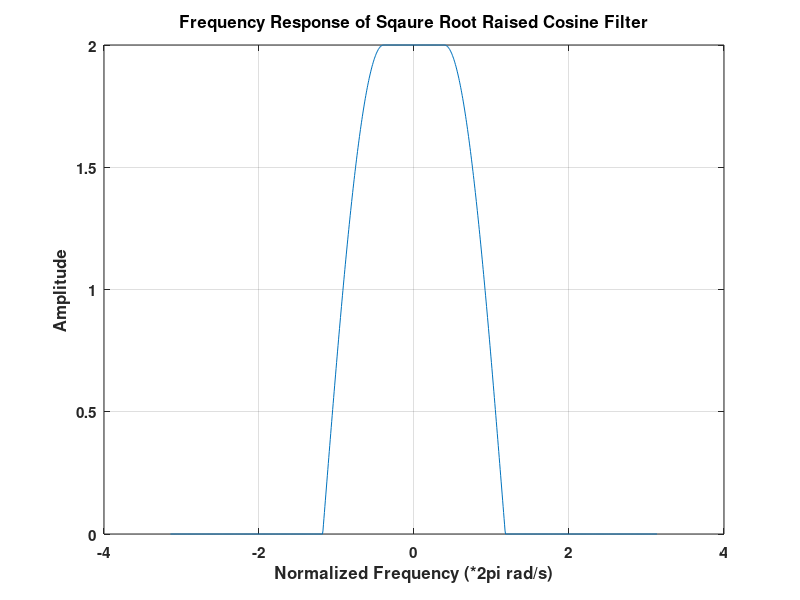
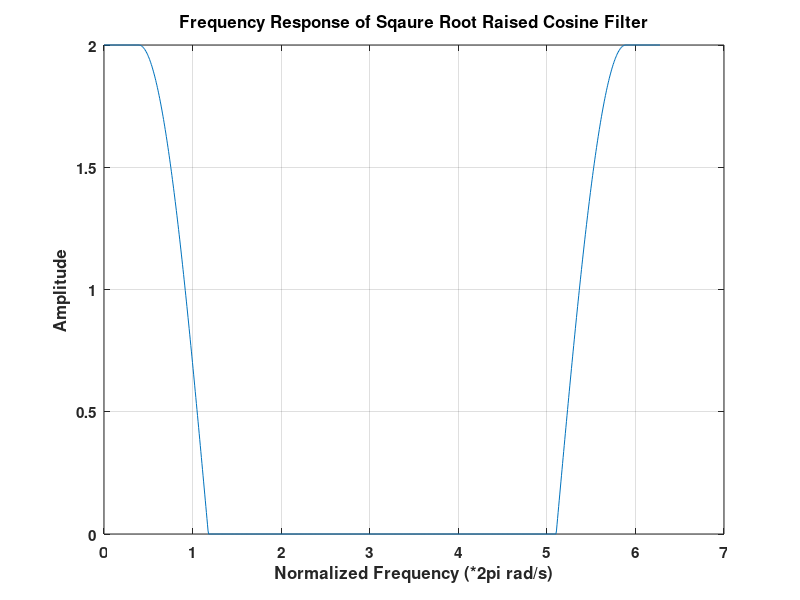
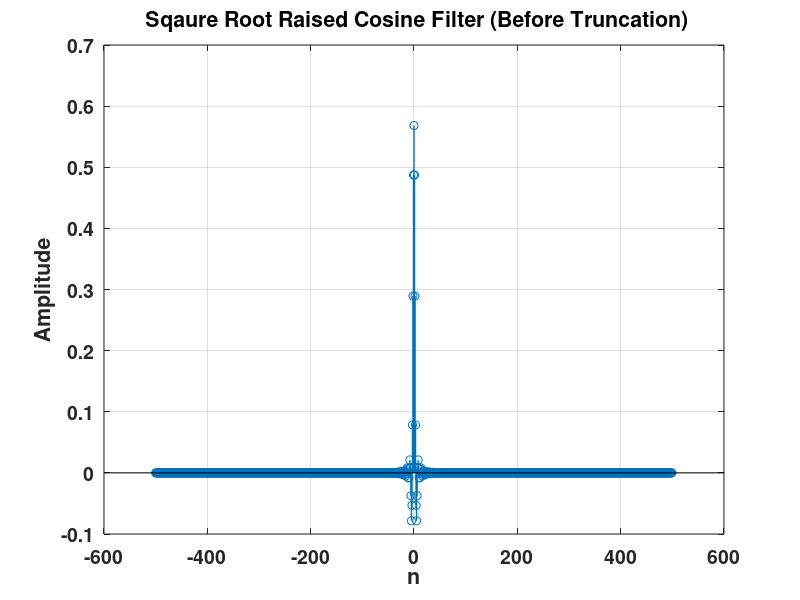
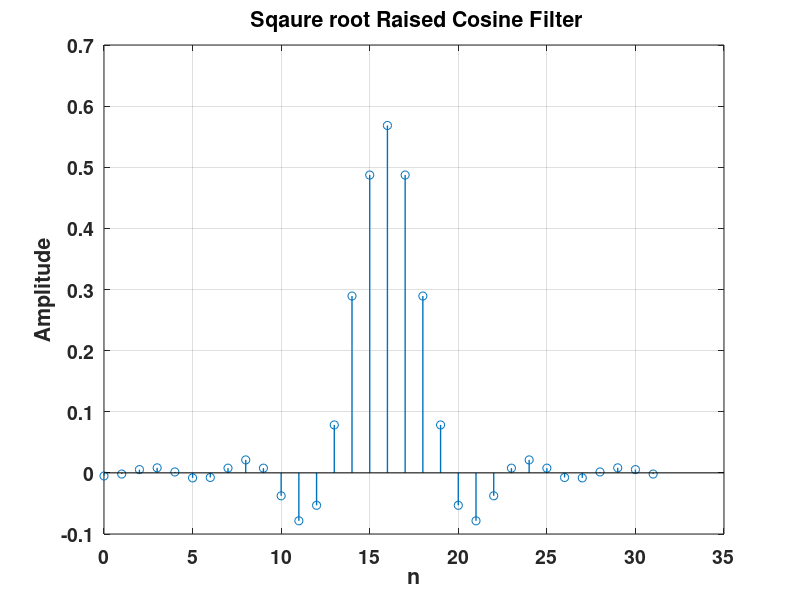

Recreate these plots in MATLAB, in order. (Note: this script raises an error after producing the figures.)
%Computing Assignment, Module 1.
%ECE 464/564 OSU

clc;
clear all;
close all;


%Generate two vectors with 1000 Gaussian random numbers each.
n_samples = 1000;
b1 = randn(1, n_samples);
b2 = randn(1, n_samples);

%Create two vectors of 1 and -1, where it is 1 if b1 >=0 and -1 otherwise.
b1(b1>=0) = 1;
b1(b1~=1) = -1;
b2(b2>=0) = 1;
b2(b2~=1) = -1;

%Upsampling with factor of 4
Up_factor1 = 4;
b1 = upsample(b1,Up_factor1);
b2 = upsample(b2,Up_factor1);

%implement the pulse shaping filter with 
Beta =  0.5;              %Roll off factor
sample_rate = 1;          %sampling rate
T = 4;                    
N = 32;
M=(-N/2):1:(N/2)-1;

% Sampling the frequency response of the square root raised cosine filter 
% at a high rate to avoid time-domain aliasing. The implementation assumes
% this length of H_rc is an even number.

H_rc = zeros(1,1000); 
i = 0;
for k= -length(H_rc)/2 : length(H_rc)/2-1  
    i = i+1;
    w = (2*pi*k)/length(H_rc);
    if abs(w) >= 0 && abs(w)<= pi*(1-Beta)/T
        H_rc(i) = sqrt(T);
    elseif abs(w) <= pi*(1+Beta)/T
        H_rc(i) = sqrt(0.5*T*(1+cos((T/(2*Beta))*(abs(w)-(pi*(1-Beta))/T))));
    end
    
end

% plotting the root raised cosine filter to make sure it is correct!
figure(1)
w = [-length(H_rc)/2:length(H_rc)/2-1]*2*pi/length(H_rc);
plot(w,H_rc)
ylabel('Amplitude','Fontsize',14,'FontWeight','Bold');
xlabel('Normalized Frequency (*2pi rad/s)','Fontsize',14,'FontWeight','Bold');
title('Frequency Response of Sqaure Root Raised Cosine Filter','Fontsize',8,'FontWeight','Bold');
set(gca,'Fontsize',11,'FontWeight','Bold','linewidth',.25); 
grid on

% Discrete Fourier transform requires H_rc to be defined in the range 
% [0,2*pi), Use the fftshift operation to accomplish this. 

H_rc = fftshift(H_rc);
w = fftshift(w); % Doing this to match the frequency correctly when plotting. 
w = 2*pi*(w<0)+ w; % Moving values of frequency in the range [-pi, 0) to the range [pi,2*pi)
figure(2)
plot(w,H_rc)
ylabel('Amplitude','Fontsize',14,'FontWeight','Bold');
xlabel('Normalized Frequency (*2pi rad/s)','Fontsize',14,'FontWeight','Bold');
title('Frequency Response of Sqaure Root Raised Cosine Filter','Fontsize',8,'FontWeight','Bold');
set(gca,'Fontsize',11,'FontWeight','Bold','linewidth',.25); 
grid on


%Take the inverse Fourier transform
h = ifft(H_rc);
%shift the second half of the inverse
h_rc = fftshift(h);

%Plot the time domain representation, h_rc[n]
figure(3)
n = -length(h_rc)/2:length(h_rc)/2-1;
stem(n,h_rc,'linewidth',1)
ylabel('Amplitude','Fontsize',14,'FontWeight','Bold');
xlabel('n','Fontsize',14,'FontWeight','Bold');
title(' Sqaure Root Raised Cosine Filter (Before Truncation)','Fontsize',8,'FontWeight','Bold');
set(gca,'Fontsize',14,'FontWeight','Bold','linewidth',.25); 
set(gcf, 'color', 'white');
grid on

% Pick the middle N samples to create an FIR filter with N coefficients

h_rc = h_rc(length(h_rc)/2 + 1 - N/2: length(h_rc)/2 +1 +N/2 - 1);

figure(4)
n = 0:N-1;
stem(n,h_rc,'linewidth',1)
ylabel('Amplitude','Fontsize',14,'FontWeight','Bold');
xlabel('n','Fontsize',14,'FontWeight','Bold');
title(' Sqaure root Raised Cosine Filter','Fontsize',8,'FontWeight','Bold');
set(gca,'Fontsize',14,'FontWeight','Bold','linewidth',.25); 
set(gcf, 'color', 'white');
grid on


%Apply the filter on generated sequences, b1 and b2.
x1 = fir_filter(b1,h_rc); 
x2 = fir_filter(b2,h_rc);

%Upsample the pulse shapped signals by a factor of 20

up_factor2 = 20;
x1_up = upsample(x1, up_factor2);
x2_up = upsample(x2, up_factor2);

%Implement the FIR low-pass filter
wc_cut = (3*pi/160);                 %lowpass filter cutoff freq
M = 500; %size of the window. This choice for the number of coefficients is arbitrary!
n = 0:M-1;

% Here we are calculating the inverse Fourier transform of the frequency
% response of the ideal lowpass filter. I have assumed that M is even and
% used a delay of M/2 rather than (M-1)/2 as was given in the handout. 
% (Both will work.)

for i = n
    if i-M/2 == 0 %(To avoid NaN)
        h_d(i+1) = 20*wc_cut/pi;
    else
        h_d(i+1) = 20*sin(wc_cut*(i-(M/2)))/(pi*(i-(M/2)));
    end
end

%Multiply the low-pass filter by a Hann window.
han = hann(length(h_d), 'symmetric');
h_d = h_d.*han';

%plot the frequency response of the filter.
figure(5);
subplot(2,1,1);
plot(h_d);
title('h_d: Impulse response function of the lowpass filter');
xlabel('time (samples)');ylabel('coefficient value');
H_n = fft(h_d);
H_n = fftshift(H_n);
subplot(2,1,2);
semilogy([-length(H_n)/2:length(H_n)/2-1]*2*pi/length(H_n),abs(H_n));
title('|H_d|: Magnitude response of the lowpass filter');xlabel('frequency (radians/sample)');ylabel('Magnitude');

%Pass the upsampled signal through the interpolation filter.
y1 = fir_filter(x1_up, h_d);
y2 = fir_filter(x2_up, h_d);


%Modulate the signals of the two paths:
w_c = 0.44*pi;                     %carrier frequency
t = 0:length(y1)-1;
mod1 = y1.*cos(w_c*t);
mod2 = y2.*sin(w_c*t);
%Merge the I and Q paths together
x_tran = mod1 + mod2;
n2=0:1:length(x_tran)-1;

figure(6)
plot(n2,x_tran)
ylabel('Amplitude','Fontsize',14,'FontWeight','Bold');
xlabel('Sample Number','Fontsize',14,'FontWeight','Bold');
title('Zoomed in Transmitted Signal','Fontsize',8,'FontWeight','Bold');
set(gca,'Fontsize',14,'FontWeight','Bold','linewidth',.25); 
set(gcf, 'color', 'white');
grid on
xlim([400 1000]);

% Plot the spectrum of clean signal; I use the matlab command pwelch here
% to estimate the spectrum. This is like taking the Fourier transform, but
% includes some averaging and gets cleaner results. 
figure(7) 
pwelch(x_tran)

% simulate the AWGN channel. 
% Generate a vector of zero-mean Gausssian random numbers. 
% Multiplying the noise samples by c makes the variance c^2. 
% Here, c = 0.1.
noise = 0.1*randn(1, length(x_tran));
%Add the AWGN noise to the pure signal.
s = x_tran + noise;
figure(7)
plot(n2,s)
ylabel('Amplitude','Fontsize',14,'FontWeight','Bold');
xlabel('Sample Number','Fontsize',14,'FontWeight','Bold');
title(' Zoomed in Transmitted Signal (with AWGN)','Fontsize',8,'FontWeight','Bold');
set(gca,'Fontsize',14,'FontWeight','Bold','linewidth',.25); 
set(gcf, 'color', 'white');
grid on
xlim([400 1000]);

% plot the spectrum of the noisy signal
figure(8)
pwelch(s)

function [y] = fir_filter(x,h)
h=h(:);
X=zeros(size(h));
y=zeros(size(x));
for n=1:length(x)
    X=[x(n);X(1:end-1)];
    y(n)=X'*h;
end
end

